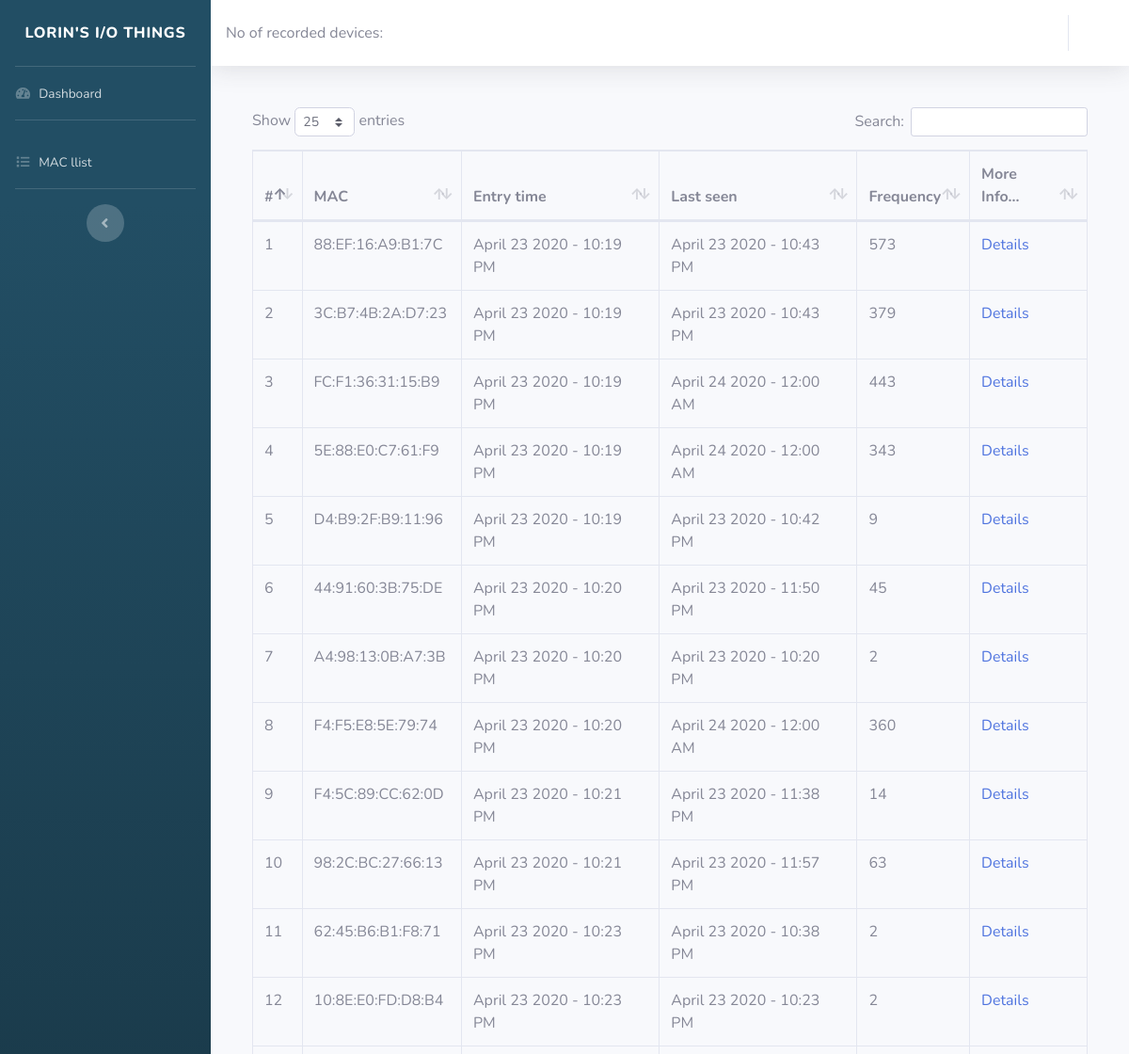
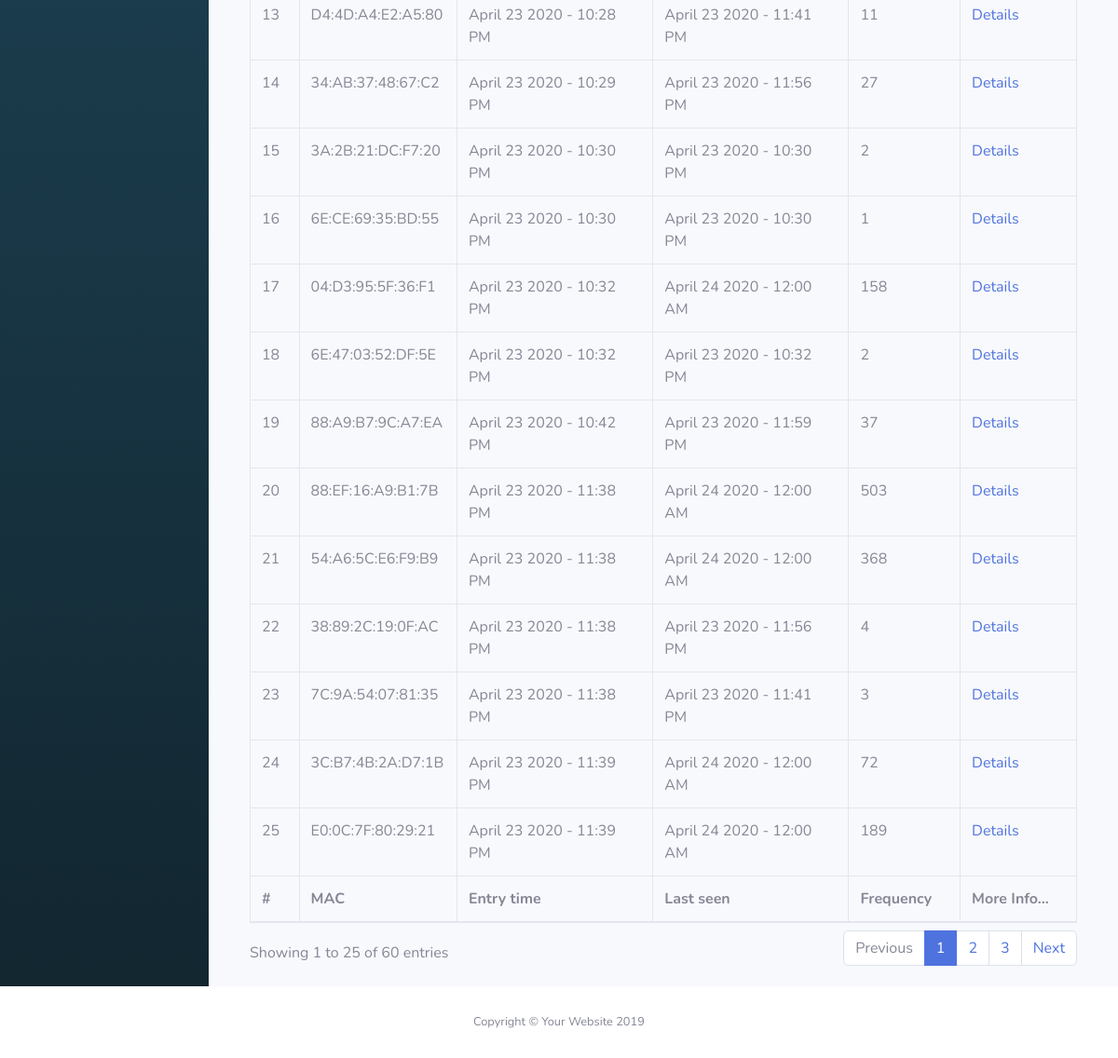
The page /macs on the database its author committed (2 pictures, top to bottom).
### tables this page shows
CREATE TABLE mac_log (
            id INTEGER PRIMARY KEY AUTOINCREMENT,
            mac TEXT,
            enter_datetime DATETIME,
            last_seen DATETIME,
            hz INTEGER DEFAULT 0
        );

### app/routes.py (the view)
@app.route('/macs', methods=['GET'])
def macs():
    mac_log = db.engine.execute('SELECT * FROM mac_log')
    return render_template('macs.html', mac_log=mac_log)

### app/routes.py (called while the page is built)
@app.template_filter('formatdatetime')
def format_datetime(value, format="%Y-%m-%d %H:%M:%S.%f"):
    if value is None:
        return ""
    dt = datetime.strptime(value, format)
    return dt.strftime('%B %d %Y - %I:%M %p')

### app/templates/macs.html (shortened to what this page needs)
{% extends 'base.html' %}
{% block content %}
<div id="content">
    {% include 'partials/_topbar.html' %}
    <div class="container-fluid">
      <div class="card-body">
        <div class="table-responsive">
          <table class="table table-bordered" data-page-length='25' id="dataTable" width="100%" cellspacing="0">
            <thead>
                <tr>
                    <th>#</th>
                    <th>MAC</th>
                    <th>Entry time</th>
                    <th>Last seen</th>
                    <th>Frequency</th>
                    <th>More Info...</th>
                </tr>
            </thead>
            <tfoot>
                <tr>
                    <th>#</th>
                    <th>MAC</th>
                    <th>Entry time</th>
                    <th>Last seen</th>
                    <th>Frequency</th>
                    <th>More Info...</th>
                </tr>
            </tfoot>
            <tbody>
                {% for mac in mac_log %}
                <tr>
                  <td>{{mac.id}}</td>
                  <td>{{mac.mac}}</td>
                  <td>{{mac.enter_datetime | formatdatetime}}</td>
                  <td>{{mac.last_seen | formatdatetime}}</td>
                  <td>{{mac.hz }}</td>
                  <td>
                      <a href="{{ url_for('details', mac=mac.mac) }}">Details</a>
                    </td>
                </tr>
              {% endfor %}
            </tbody>
          </table>
        </div>
      </div>
    </div>
  </div>
    </div>
</div>
{% endblock %}

### app/templates/base.html (shortened to what this page needs)
<!DOCTYPE html>
<html lang="en">
<head><meta http-equiv="Content-Type" content="text/html; charset=utf-8">
  <link href="{{ url_for('static', filename='vendor/fontawesome-free/css/all.min.css') }}" rel="stylesheet" type="text/css">
  <link href="{{ url_for('static', filename='sb-admin-2.min.css') }}" rel="stylesheet">
  <link href="{{ url_for('static', filename='vendor/datatables/dataTables.bootstrap4.min.css') }}" rel="stylesheet">
  <link rel="stylesheet" href="{{ url_for('static', filename='Chart.css') }}" />
</head>
<body id="page-top">
  <div id="wrapper">
    {% include 'partials/_sidebar.html' %}
    <div id="content-wrapper" class="d-flex flex-column">
     {% block content %} {% endblock %}
      <footer class="sticky-footer bg-white">
        <div class="container my-auto">
          <div class="copyright text-center my-auto">
            <span>Copyright &copy; Your Website 2019</span>
          </div>
        </div>
      </footer>
</body>
</html>

### app/templates/partials/_sidebar.html
    <ul class="navbar-nav bg-gradient-primary sidebar sidebar-dark accordion" id="accordionSidebar" style='background-color: #224E64;'>
       <a class="sidebar-brand d-flex align-items-center justify-content-center" href="{{ url_for('index') }}">
         <div class="sidebar-brand-text">Lorin's I/O things</div>
       </a>
       <hr class="sidebar-divider my-0">
       <li class="nav-item">
         <a class="nav-link" href="{{ url_for('index') }}">
           <i class="fas fa-fw fa-tachometer-alt"></i>
           <span>Dashboard</span></a>
       </li>
       <hr class="sidebar-divider">
       <li class="nav-item">
         <a class="nav-link" href="{{ url_for('macs') }}">
           <i class="fas fa-fw fa-list"></i>
           <span>MAC llist</span></a>
       </li>
       <hr class="sidebar-divider d-none d-md-block">
       <div class="text-center d-none d-md-inline">
         <button class="rounded-circle border-0" id="sidebarToggle"></button>
       </div>
     </ul>

### app/templates/partials/_topbar.html (shortened to what this page needs)
<nav class="navbar navbar-expand navbar-light bg-white topbar mb-4 static-top shadow">
    No of recorded devices: {{device}}
    <ul class="navbar-nav ml-auto">
      <li class="nav-item dropdown no-arrow">
        <a class="nav-link dropdown-toggle" href="#" id="userDropdown" role="button" data-toggle="dropdown" aria-haspopup="true" aria-expanded="false">
        </a>
      </li>
    </ul>
  </nav>

### app/templates/base.html (style rules this page uses)
.bg-gradient-primary { background-color: #224E64; background-image: linear-gradient(180deg,#224E64 10%,rgb(18, 38, 48) 100%); background-size: cover; }

### rows shown on the page
mac_log: id "1", mac "88:EF:16:A9:B1:7C", enter_datetime "April 23 2020 - 10:19 PM", last_seen "April 23 2020 - 10:43 PM", hz "573"
mac_log: id "2", mac "3C:B7:4B:2A:D7:23", enter_datetime "April 23 2020 - 10:19 PM", last_seen "April 23 2020 - 10:43 PM", hz "379"
mac_log: id "3", mac "FC:F1:36:31:15:B9", enter_datetime "April 23 2020 - 10:19 PM", last_seen "April 24 2020 - 12:00 AM", hz "443"
mac_log: id "4", mac "5E:88:E0:C7:61:F9", enter_datetime "April 23 2020 - 10:19 PM", last_seen "April 24 2020 - 12:00 AM", hz "343"
mac_log: id "5", mac "D4:B9:2F:B9:11:96", enter_datetime "April 23 2020 - 10:19 PM", last_seen "April 23 2020 - 10:42 PM", hz "9"
mac_log: id "6", mac "44:91:60:3B:75:DE", enter_datetime "April 23 2020 - 10:20 PM", last_seen "April 23 2020 - 11:50 PM", hz "45"
mac_log: id "7", mac "A4:98:13:0B:A7:3B", enter_datetime "April 23 2020 - 10:20 PM", last_seen "April 23 2020 - 10:20 PM", hz "2"
mac_log: id "8", mac "F4:F5:E8:5E:79:74", enter_datetime "April 23 2020 - 10:20 PM", last_seen "April 24 2020 - 12:00 AM", hz "360"
mac_log: id "9", mac "F4:5C:89:CC:62:0D", enter_datetime "April 23 2020 - 10:21 PM", last_seen "April 23 2020 - 11:38 PM", hz "14"
mac_log: id "10", mac "98:2C:BC:27:66:13", enter_datetime "April 23 2020 - 10:21 PM", last_seen "April 23 2020 - 11:57 PM", hz "63"
mac_log: id "11", mac "62:45:B6:B1:F8:71", enter_datetime "April 23 2020 - 10:23 PM", last_seen "April 23 2020 - 10:38 PM", hz "2"
mac_log: id "12", mac "10:8E:E0:FD:D8:B4", enter_datetime "April 23 2020 - 10:23 PM", last_seen "April 23 2020 - 10:23 PM", hz "2"
mac_log: id "13", mac "D4:4D:A4:E2:A5:80", enter_datetime "April 23 2020 - 10:28 PM", last_seen "April 23 2020 - 11:41 PM", hz "11"
mac_log: id "14", mac "34:AB:37:48:67:C2", enter_datetime "April 23 2020 - 10:29 PM", last_seen "April 23 2020 - 11:56 PM", hz "27"
mac_log: id "15", mac "3A:2B:21:DC:F7:20", enter_datetime "April 23 2020 - 10:30 PM", last_seen "April 23 2020 - 10:30 PM", hz "2"
mac_log: id "16", mac "6E:CE:69:35:BD:55", enter_datetime "April 23 2020 - 10:30 PM", last_seen "April 23 2020 - 10:30 PM", hz "1"
mac_log: id "17", mac "04:D3:95:5F:36:F1", enter_datetime "April 23 2020 - 10:32 PM", last_seen "April 24 2020 - 12:00 AM", hz "158"
mac_log: id "18", mac "6E:47:03:52:DF:5E", enter_datetime "April 23 2020 - 10:32 PM", last_seen "April 23 2020 - 10:32 PM", hz "2"
mac_log: id "19", mac "88:A9:B7:9C:A7:EA", enter_datetime "April 23 2020 - 10:42 PM", last_seen "April 23 2020 - 11:59 PM", hz "37"
mac_log: id "20", mac "88:EF:16:A9:B1:7B", enter_datetime "April 23 2020 - 11:38 PM", last_seen "April 24 2020 - 12:00 AM", hz "503"
mac_log: id "21", mac "54:A6:5C:E6:F9:B9", enter_datetime "April 23 2020 - 11:38 PM", last_seen "April 24 2020 - 12:00 AM", hz "368"
mac_log: id "22", mac "38:89:2C:19:0F:AC", enter_datetime "April 23 2020 - 11:38 PM", last_seen "April 23 2020 - 11:56 PM", hz "4"
mac_log: id "23", mac "7C:9A:54:07:81:35", enter_datetime "April 23 2020 - 11:38 PM", last_seen "April 23 2020 - 11:41 PM", hz "3"
mac_log: id "24", mac "3C:B7:4B:2A:D7:1B", enter_datetime "April 23 2020 - 11:39 PM", last_seen "April 24 2020 - 12:00 AM", hz "72"
mac_log: id "25", mac "E0:0C:7F:80:29:21", enter_datetime "April 23 2020 - 11:39 PM", last_seen "April 24 2020 - 12:00 AM", hz "189"
